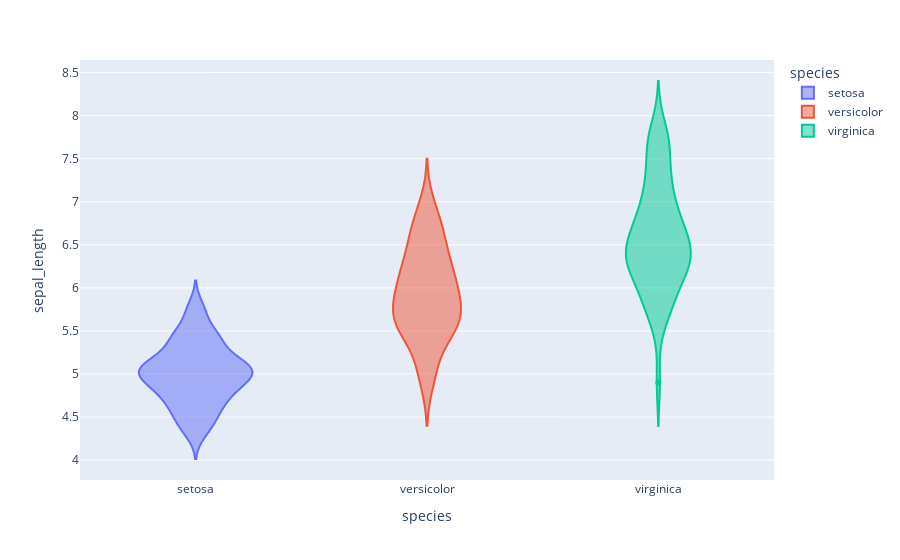

Write notebook code for a chart like this one.
### Markdown cell above
## 5. Violin plot

### Code cell
fig5=px.violin(df,x='species',y='sepal_length',color='species')
fig5.show()

### Figure 1 — Plotly figure (JSON) as saved in the notebook; plotly's stock layout.template omitted (floating-point values rounded to 4 significant figures)
{"data": [{"alignmentgroup": "True", "box": {"visible": false}, "hovertemplate": "species=%{x}<br>sepal_length=%{y}<extra></extra>", "legendgroup": "setosa", "marker": {"color": "#636efa"}, "name": "setosa", "offsetgroup": "setosa", "orientation": "v", "scalegroup": "True", "showlegend": true, "type": "violin", "x": ["setosa", "setosa", "setosa", "setosa", "setosa", "setosa", "setosa", "setosa", "setosa", "setosa", "setosa", "setosa", "setosa", "setosa", "setosa", "setosa", "setosa", "setosa", "setosa", "setosa", "setosa", "setosa", "setosa", "setosa", "setosa", "setosa", "setosa", "setosa", "setosa", "setosa", "setosa", "setosa", "setosa", "setosa", "setosa", "setosa", "setosa", "setosa", "setosa", "setosa", "setosa", "setosa", "setosa", "setosa", "setosa", "setosa", "setosa", "setosa", "setosa", "setosa"], "x0": " ", "xaxis": "x", "y": [5.1, 4.9, 4.7, 4.6, 5, 5.4, 4.6, 5, 4.4, 4.9, 5.4, 4.8, 4.8, 4.3, 5.8, 5.7, 5.4, 5.1, 5.7, 5.1, 5.4, 5.1, 4.6, 5.1, 4.8, 5, 5, 5.2, 5.2, 4.7, 4.8, 5.4, 5.2, 5.5, 4.9, 5, 5.5, 4.9, 4.4, 5.1, 5, 4.5, 4.4, 5, 5.1, 4.8, 5.1, 4.6, 5.3, 5], "y0": " ", "yaxis": "y"}, {"alignmentgroup": "True", "box": {"visible": false}, "hovertemplate": "species=%{x}<br>sepal_length=%{y}<extra></extra>", "legendgroup": "versicolor", "marker": {"color": "#EF553B"}, "name": "versicolor", "offsetgroup": "versicolor", "orientation": "v", "scalegroup": "True", "showlegend": true, "type": "violin", "x": ["versicolor", "versicolor", "versicolor", "versicolor", "versicolor", "versicolor", "versicolor", "versicolor", "versicolor", "versicolor", "versicolor", "versicolor", "versicolor", "versicolor", "versicolor", "versicolor", "versicolor", "versicolor", "versicolor", "versicolor", "versicolor", "versicolor", "versicolor", "versicolor", "versicolor", "versicolor", "versicolor", "versicolor", "versicolor", "versicolor", "versicolor", "versicolor", "versicolor", "versicolor", "versicolor", "versicolor", "versicolor", "versicolor", "versicolor", "versicolor", "versicolor", "versicolor", "versicolor", "versicolor", "versicolor", "versicolor", "versicolor", "versicolor", "versicolor", "versicolor"], "x0": " ", "xaxis": "x", "y": [7, 6.4, 6.9, 5.5, 6.5, 5.7, 6.3, 4.9, 6.6, 5.2, 5, 5.9, 6, 6.1, 5.6, 6.7, 5.6, 5.8, 6.2, 5.6, 5.9, 6.1, 6.3, 6.1, 6.4, 6.6, 6.8, 6.7, 6, 5.7, 5.5, 5.5, 5.8, 6, 5.4, 6, 6.7, 6.3, 5.6, 5.5, 5.5, 6.1, 5.8, 5, 5.6, 5.7, 5.7, 6.2, 5.1, 5.7], "y0": " ", "yaxis": "y"}, {"alignmentgroup": "True", "box": {"visible": false}, "hovertemplate": "species=%{x}<br>sepal_length=%{y}<extra></extra>", "legendgroup": "virginica", "marker": {"color": "#00cc96"}, "name": "virginica", "offsetgroup": "virginica", "orientation": "v", "scalegroup": "True", "showlegend": true, "type": "violin", "x": ["virginica", "virginica", "virginica", "virginica", "virginica", "virginica", "virginica", "virginica", "virginica", "virginica", "virginica", "virginica", "virginica", "virginica", "virginica", "virginica", "virginica", "virginica", "virginica", "virginica", "virginica", "virginica", "virginica", "virginica", "virginica", "virginica", "virginica", "virginica", "virginica", "virginica", "virginica", "virginica", "virginica", "virginica", "virginica", "virginica", "virginica", "virginica", "virginica", "virginica", "virginica", "virginica", "virginica", "virginica", "virginica", "virginica", "virginica", "virginica", "virginica", "virginica"], "x0": " ", "xaxis": "x", "y": [6.3, 5.8, 7.1, 6.3, 6.5, 7.6, 4.9, 7.3, 6.7, 7.2, 6.5, 6.4, 6.8, 5.7, 5.8, 6.4, 6.5, 7.7, 7.7, 6, 6.9, 5.6, 7.7, 6.3, 6.7, 7.2, 6.2, 6.1, 6.4, 7.2, 7.4, 7.9, 6.4, 6.3, 6.1, 7.7, 6.3, 6.4, 6, 6.9, 6.7, 6.9, 5.8, 6.8, 6.7, 6.7, 6.3, 6.5, 6.2, 5.9], "y0": " ", "yaxis": "y"}], "layout": {"legend": {"title": {"text": "species"}, "tracegroupgap": 0}, "margin": {"t": 60}, "violinmode": "overlay", "xaxis": {"anchor": "y", "categoryarray": ["setosa", "versicolor", "virginica"], "categoryorder": "array", "domain": [0, 1], "title": {"text": "species"}}, "yaxis": {"anchor": "x", "domain": [0, 1], "title": {"text": "sepal_length"}}}}
